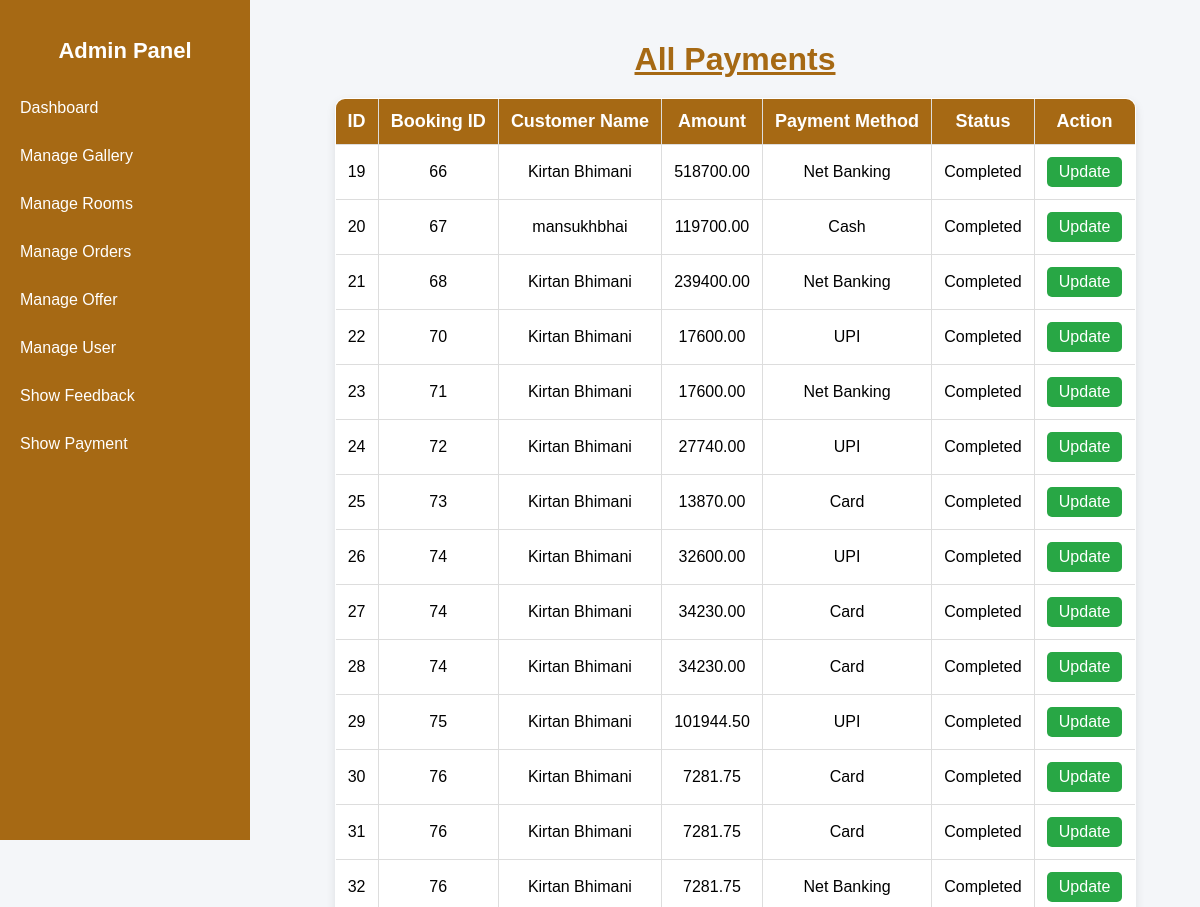
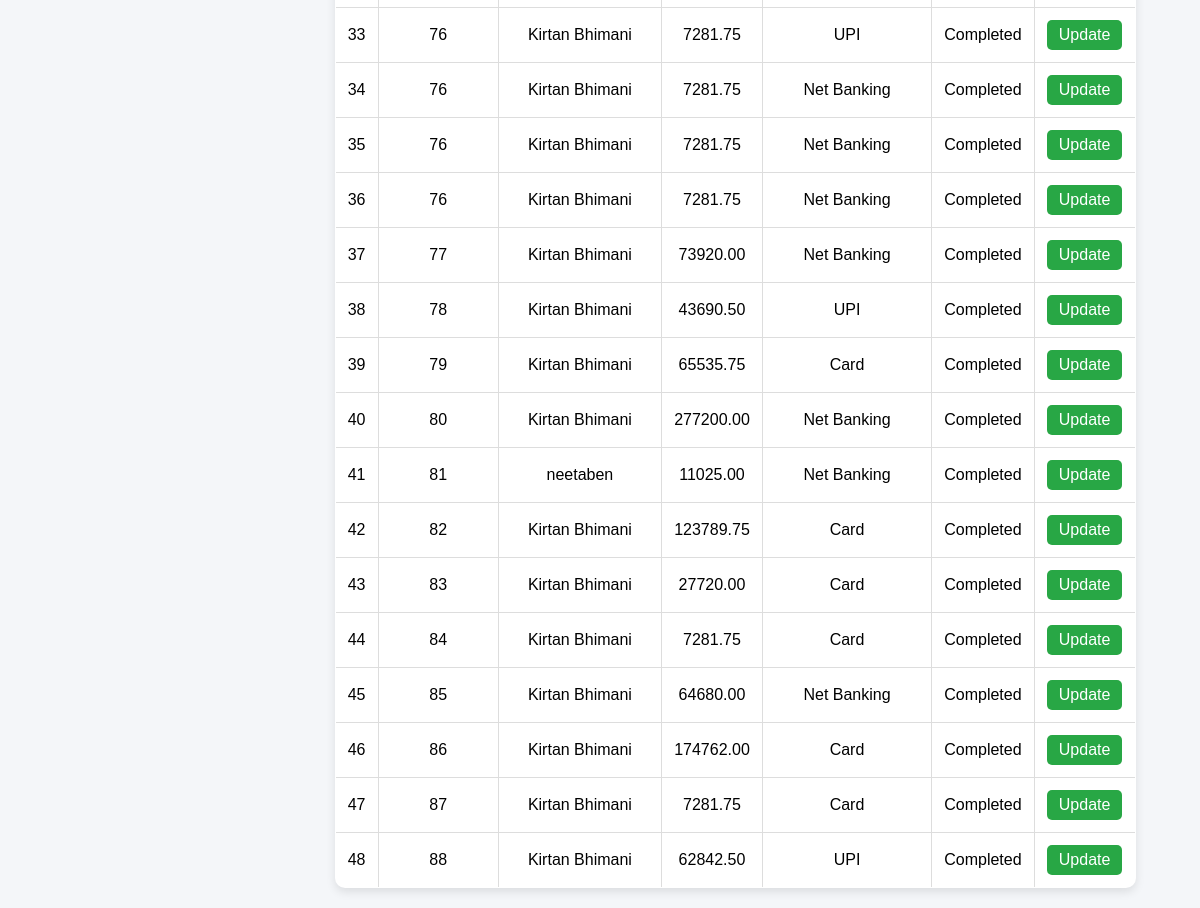
The app's page /admin/show_payment.php with its own data (2 pictures, top to bottom).
### tables this page shows
CREATE TABLE `payments` (
  `id` int(11) NOT NULL,
  `booking_id` int(11) NOT NULL,
  `payment_id` varchar(20) DEFAULT NULL,
  `customer_name` varchar(255) NOT NULL,
  `amount` decimal(10,2) NOT NULL,
  `payment_method` enum('Card','UPI','Net Banking','Cash') NOT NULL,
  `payment_status` enum('Pending','Completed','Failed') DEFAULT 'Pending',
  `payment_date` timestamp NOT NULL DEFAULT current_timestamp()
);

### admin/show_payment.php (the view, shortened to what this page needs)
<?php
include '../db.php';
$sql = "SELECT * FROM payments";
$result = $conn->query($sql);
?>
<?php include 'sidebar.php';?>
<!DOCTYPE html>
<html>
<head>
</head>
<body>
<div class="main-content">
    <h1>All Payments</h1>
    <table border="1">
        <tr>
            <th>ID</th>
            <th>Booking ID</th>
            <th>Customer Name</th>
            <th>Amount</th>
            <th>Payment Method</th>
            <th>Status</th>
            <th>Action</th>
        </tr>
        <?php while ($row = $result->fetch_assoc()) { ?>
        <tr>
            <td><?php echo $row['id']; ?></td>
            <td><?php echo $row['booking_id']; ?></td>
            <td><?php echo $row['customer_name']; ?></td>
            <td><?php echo $row['amount']; ?></td>
            <td><?php echo $row['payment_method']; ?></td>
            <td><?php echo $row['payment_status']; ?></td>
            <td><a href="update_payment.php?id=<?php echo $row['id']; ?>">Update</a></td>
        </tr>
        <?php } ?>
    </table>
    </div>
</body>
</html>

### admin/sidebar.php (style rules this page uses)
body { margin: 0; font-family: Arial, sans-serif; background-color: #f4f6f9; display: flex; }

### admin/show_payment.php (style rules this page uses)
.main-content { margin-left: 270px; width: calc(100% - 270px); padding: 20px; background: #f4f6f9; min-height: 100vh; }
h1 { color: #A66914; text-align: center; text-decoration: underline; margin-bottom: 20px; }
table { width: 90%; margin: 0 auto; border-collapse: collapse; background: white; border-radius: 10px; box-shadow: 0 4px 10px rgba(0, 0, 0, 0.1); overflow: hidden; }
th, td { border: 1px solid #ddd; padding: 12px; text-align: center; font-size: 16px; }
th { background: #A66914; color: white; font-size: 18px; }
a { display: inline-block; padding: 6px 12px; background: #28a745; color: white; text-decoration: none; border-radius: 5px; transition: 0.3s; }

### records on screen
payments: id "19", booking "66", customer_name "Kirtan Bhimani", amount "518700.00", payment_method "Net Banking", payment_status "Completed"
payments: id "20", booking "67", customer_name "mansukhbhai", amount "119700.00", payment_method "Cash", payment_status "Completed"
payments: id "21", booking "68", customer_name "Kirtan Bhimani", amount "239400.00", payment_method "Net Banking", payment_status "Completed"
payments: id "22", booking "70", customer_name "Kirtan Bhimani", amount "17600.00", payment_method "UPI", payment_status "Completed"
payments: id "23", booking "71", customer_name "Kirtan Bhimani", amount "17600.00", payment_method "Net Banking", payment_status "Completed"
payments: id "24", booking "72", customer_name "Kirtan Bhimani", amount "27740.00", payment_method "UPI", payment_status "Completed"
payments: id "25", booking "73", customer_name "Kirtan Bhimani", amount "13870.00", payment_method "Card", payment_status "Completed"
payments: id "26", booking "74", customer_name "Kirtan Bhimani", amount "32600.00", payment_method "UPI", payment_status "Completed"
payments: id "27", booking "74", customer_name "Kirtan Bhimani", amount "34230.00", payment_method "Card", payment_status "Completed"
payments: id "28", booking "74", customer_name "Kirtan Bhimani", amount "34230.00", payment_method "Card", payment_status "Completed"
payments: id "29", booking "75", customer_name "Kirtan Bhimani", amount "101944.50", payment_method "UPI", payment_status "Completed"
payments: id "30", booking "76", customer_name "Kirtan Bhimani", amount "7281.75", payment_method "Card", payment_status "Completed"
payments: id "31", booking "76", customer_name "Kirtan Bhimani", amount "7281.75", payment_method "Card", payment_status "Completed"
payments: id "32", booking "76", customer_name "Kirtan Bhimani", amount "7281.75", payment_method "Net Banking", payment_status "Completed"
payments: id "33", booking "76", customer_name "Kirtan Bhimani", amount "7281.75", payment_method "UPI", payment_status "Completed"
payments: id "34", booking "76", customer_name "Kirtan Bhimani", amount "7281.75", payment_method "Net Banking", payment_status "Completed"
payments: id "35", booking "76", customer_name "Kirtan Bhimani", amount "7281.75", payment_method "Net Banking", payment_status "Completed"
payments: id "36", booking "76", customer_name "Kirtan Bhimani", amount "7281.75", payment_method "Net Banking", payment_status "Completed"
payments: id "37", booking "77", customer_name "Kirtan Bhimani", amount "73920.00", payment_method "Net Banking", payment_status "Completed"
payments: id "38", booking "78", customer_name "Kirtan Bhimani", amount "43690.50", payment_method "UPI", payment_status "Completed"
payments: id "39", booking "79", customer_name "Kirtan Bhimani", amount "65535.75", payment_method "Card", payment_status "Completed"
payments: id "40", booking "80", customer_name "Kirtan Bhimani", amount "277200.00", payment_method "Net Banking", payment_status "Completed"
payments: id "41", booking "81", customer_name "neetaben", amount "11025.00", payment_method "Net Banking", payment_status "Completed"
payments: id "42", booking "82", customer_name "Kirtan Bhimani", amount "123789.75", payment_method "Card", payment_status "Completed"
payments: id "43", booking "83", customer_name "Kirtan Bhimani", amount "27720.00", payment_method "Card", payment_status "Completed"
payments: id "44", booking "84", customer_name "Kirtan Bhimani", amount "7281.75", payment_method "Card", payment_status "Completed"
payments: id "45", booking "85", customer_name "Kirtan Bhimani", amount "64680.00", payment_method "Net Banking", payment_status "Completed"
payments: id "46", booking "86", customer_name "Kirtan Bhimani", amount "174762.00", payment_method "Card", payment_status "Completed"
payments: id "47", booking "87", customer_name "Kirtan Bhimani", amount "7281.75", payment_method "Card", payment_status "Completed"
payments: id "48", booking "88", customer_name "Kirtan Bhimani", amount "62842.50", payment_method "UPI", payment_status "Completed"
